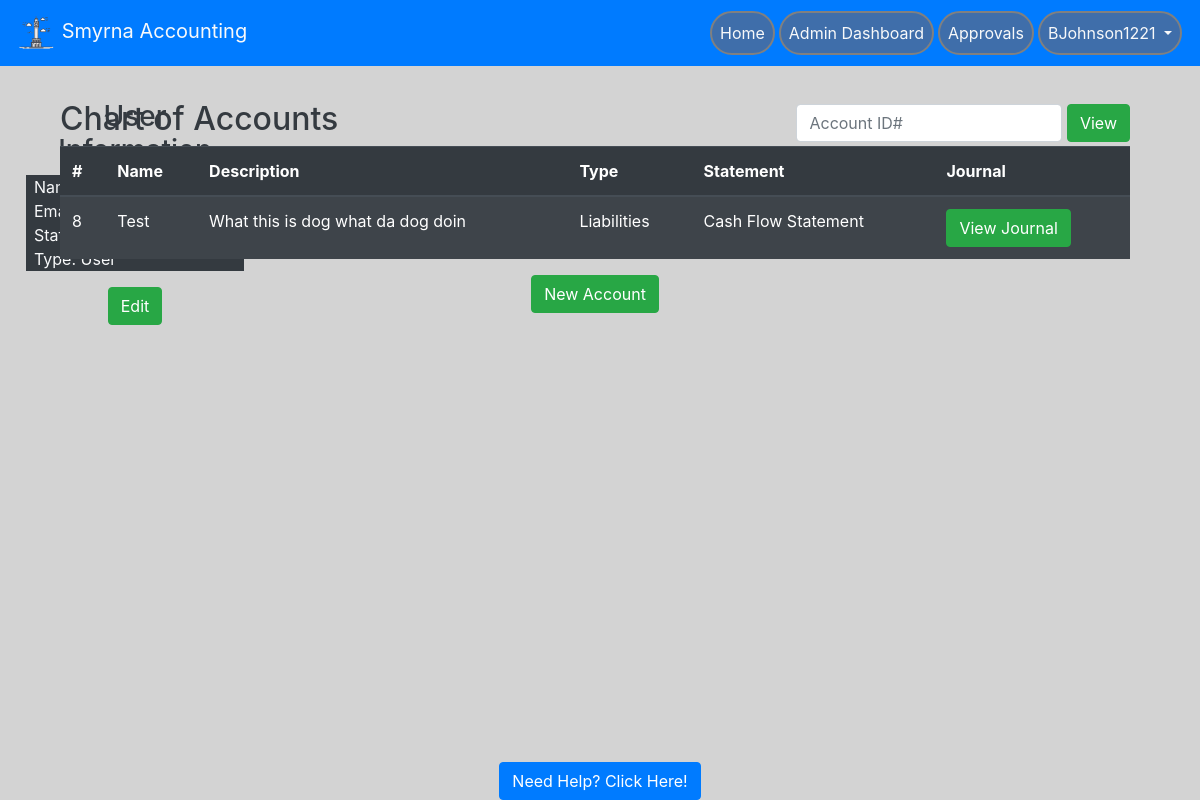
The app's page /accountOverview/4 (signed in) with its own data.
### website/models.py (models this page shows, shortened)
class User(db.Model, UserMixin):
    id = db.Column(db.Integer, primary_key=True)  # unique identifier
    email = db.Column(db.String(150), unique=True)
    password = db.Column(db.String(150))
    oldPassword = db.Column(db.String(150))
    firstName = db.Column(db.String(150))
    lastName = db.Column(db.String(150))
    userName = db.Column(db.String(150))
    hasAdmin = db.Column(db.Boolean, default=False)
    hasMan = db.Column(db.Boolean, default=False)
    status = db.Column(db.Boolean, default=False)
    creationDate = db.Column(db.Date())
    expirationDate = db.Column(db.Date())
    suspensionDate = db.Column(db.Date())
    suspensionEnd = db.Column(db.Date())
    accounts = db.relationship("Account", backref="user_backref", lazy=True)

class Account(db.Model):
    acc_num = db.Column(db.Integer, primary_key=True)  # unique identifier. Needs adjusting
    user_id = db.Column(db.Integer, db.ForeignKey(User.id), nullable=False)
    acc_name = db.Column(db.String(150), unique=True)
    acc_desc = db.Column(db.String(150))
    acc_cat = db.Column(db.String(150))
    init_bal = db.Column(db.Float)
    acc_statement = db.Column(db.String(150))
    entries = db.relationship("Ledger", backref='entries', lazy=True)

### website/auth.py (the view, shortened to what this page needs)
@auth.route('/accountOverview/<id>', methods=['GET', 'POST'])
@login_required
def accountOverview(id):
    if current_user.hasAdmin or current_user.hasMan:
        usr_status = False
        usr_hasMan = False
        usr_hasAdmin = False
        req = request.form
        qID = id
        user_to_update = User.query.filter_by(id=qID).first()
    else:
        flash(no_access, category='error')
        error = Error(error_desc=no_access)
        db.session.add(error)
        error.errorcreate(no_access, commit=True)
        return redirect(url_for('views.home'))
    return render_template('accountOverview.html', user=current_user, query=User.query.all(),
                           searchID=id, acc_query=Account.query.join(User).filter(Account.user_id == id),
                            lpc=lpc())

### website/__init__.py (called while the page is built)
def create_app():
    app = Flask(__name__)
    app.config['SECRET_KEY'] = 'this is the secret key'
    app.config['SQLALCHEMY_DATABASE_URI'] = f'sqlite:///{DB_NAME}'
    db.init_app(app)
    app.config['MAIL_SERVER'] = 'smtp.gmail.com'
    app.config['MAIL_PORT'] = 465
    app.config['MAIL_USE_SSL'] = True
    app.config['MAIL_USERNAME'] = 'brandondunson15@gmail.com'
    app.config['MAIL_PASSWORD'] = 'Panopticon0987!@'
    mail.init_app(app)
    from .views import views
    from .auth import auth
    app.register_blueprint(views, url_prefix='/')
    app.register_blueprint(auth, url_prefix='/')
    from .models import User
    create_database(app)
    login_manager = LoginManager()
    login_manager.login_view = 'auth.login'
    login_manager.init_app(app)
    @login_manager.user_loader
    def load_user(id):
        return User.query.get(int(id))
    return app

### website/auth.py (called while the page is built)
def lpc():
    ledger_pending_count = db.session.query(Ledger).filter(Ledger.isApproved == 'Pending').all()
    lpc = len(ledger_pending_count)
    return lpc

### website/templates/accountOverview.html (shortened to what this page needs)
{% extends "base.html" %}
{%block content%}
<br>
    {% if user.hasAdmin == True %}
<div class="container pb-3 pl-3 pr-3" style="position: absolute; left: 10px; top: 100px; width: 250px; height: 50px;">
    <h3 class="text-center text-dark">User Information</h3>
    <div class=" container bg-dark text-light pl-2">
      <p>Name: {{query[searchID | int - 1].firstName}}  {{query[searchID | int - 1].lastName}}
        <br>
        Email: {{query[searchID | int - 1].email}}
        <br>
        Status: {% if query[searchID | int - 1].status == True %} Activated {% else %} Deactivated {% endif %}
        <br>
        Type: {% if query[searchID | int - 1].hasAdmin %} Administrator {% elif query[searchID | int - 1].hasMan%} Manager {% else %} User {% endif %}
      </p>
    </div>
    <div class="text-center">
      <button type="button" class="btn btn-success" data-toggle="modal" data-target="#editaccountmodal">
        Edit
      </button>
    </div>
</div>
    {% endif %}
<div class="container text-light pb-2" style="position: absolute; top: 100px; width: 1100px;">
  <form class ="form-inline" method="POST">
  <h2 class="text-dark">Chart of Accounts</h2>
    <div class="ml-auto">
      <input type="search" name="searchBar" class="form-control pr-1" placeholder="Account ID#"
        list = "userData" />
        <button class="btn btn-success" type="submit">View</button>
    </div>
  </form>
  <div>
    <table class="table table-striped table-dark">
      <thead>
        <tr>
          <th scope="col">#</th>
          <th scope="col">Name</th>
          <th scope="col">Description</th>
          <th scope="col">Type</th>
          <th scope="col">Statement</th>
          <th scope="col">Journal</th>
        </tr>
      </thead>
      <tbody style="overflow-y: scroll;">
        {% for account in acc_query %}
        <tr id="rowz">
          <td><a style="color: white;" href="">{{account.acc_num}}</a></td>
          <td>{{account.acc_name}}</td>
          <td>{{account.acc_desc}}</td>
          <td>{{account.acc_cat}}</td>
          <td>{{account.acc_statement}}</td>
          <td>
            <form method="POST" >
                <button type="submit" name = "get_account" class="btn btn-success" value="{{ account.acc_num }}">
                    View Journal
                </button>
            </form>
        </td>
        </tr>
        {% endfor %}
      </tbody>
    </table>
  </div>
  <div class="text-center">
    <form method="POST"><button name="new_account" class = "btn btn-success" type="sumbit" value="{{searchID}}" >New Account</button></form>
  </div>
</div>
{% endblock %}

### website/templates/base.html (shortened to what this page needs)
<!DOCTYPE html>
<html>
<head>
    <meat name="viewport" content="width=device-width, initial-scale=1" />
    <link rel="stylesheet" href="https://stackpath.bootstrapcdn.com/bootstrap/4.4.1/css/bootstrap.min.css"
 />
    <link rel="stylesheet" href="https://stackpath.bootstrapcdn.com/font-awesome/4.7.0/css/font-awesome.min.css"
 />
</head>
<body style="background-color: lightgrey">
    <nav class="navbar navbar-expand-lg navbar-dark bg-primary sticky-top">
        <a class = "navbar-brand text-light" href='/'>
            <img src="/static/logo.png" width="40" height="40" atl="">
            Smyrna Accounting
        </a>
        <div class = "collapse navbar-collapse" id="navbar">
            <ul class = "navbar-nav ml-auto">
                {% if user.is_authenticated %}
                {% if user.hasAdmin %}
                <li class = "nav-item">
                    <a class = "nav-link text-light text-center" id = "homepage" href="/home">Home</a>
                 </li>
                <li class = "nav-item">
                    <a class = "nav-link text-light text-center" id = "adminPort" href="/adminPortal">Admin Dashboard</a>
                </li>
                 <li class = "nav-item">
                    <a class = "nav-link text-light text-center" id = "approvals" href="/approvals">Approvals</a>
                 </li>
                {% endif %}
                <li class="nav-item dropdown">
                    <a class = "nav-link dropdown-toggle text-light text-center" id = "" data-toggle = "dropdown" aria-haspopup="true" aria-expanded="false">
                        {{ user.userName }}
                    </a>
                </li>
                {% else %}
                <a class = "nav-item nav-link text-light" id = "login" href="/login">Login</a>
                {% endif %}
            </ul>
        </div>
    </nav>
    <div class= "container">
        {%block content%}
        {% endblock %}
    </div>
</body>
<div class="footer" style="background-color: lightgray;">
    <a href="/help" class="btn btn-primary">Need Help? Click Here!</a>
</div>
</html>

### website/templates/base.html (style rules this page uses)
.footer { position: fixed; left: 0; bottom: 0; width: 100%; background-color: Blue; text-align: center; }
li.nav-item { border: 2px solid grey; margin: 2px; border-radius: 25px; background-color: rgb(63, 110, 170); }

### records on screen
User: userName "BJohnson1221"
Account: acc_num "8", acc_name "Test", acc_desc "What this is dog what da dog doin", acc_cat "Liabilities", acc_statement "Cash Flow Statement"
